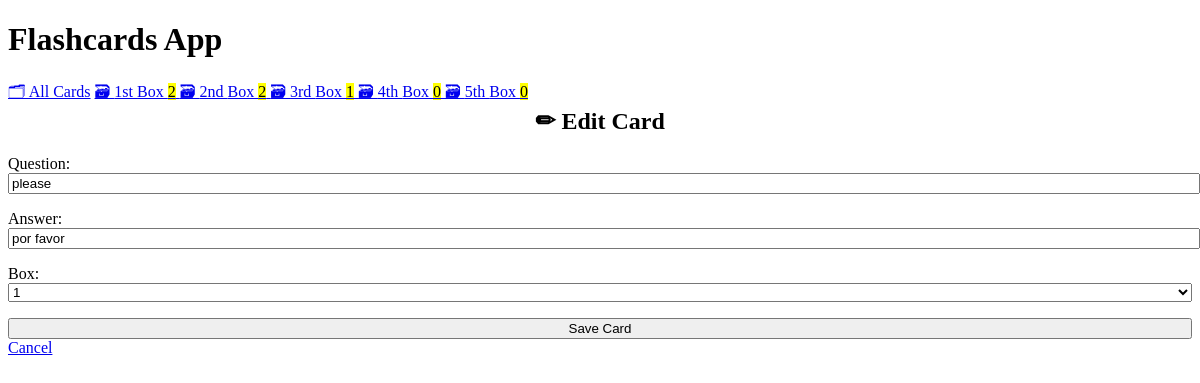
Page /edit/2 on the committed database.
### cards/models.py (models this page shows, shortened)
class Card(models.Model):
    question = models.CharField(max_length=100)
    answer = models.CharField(max_length=100)
    box = models.IntegerField(
        choices= zip(BOXES, BOXES),
        default= BOXES[0]
    )
    date_created = models.DateTimeField(auto_now_add=True)

### cards/views.py (the view)
class CardUpdateView(CardCreateView, UpdateView):
    success_url = reverse_lazy("card-list")

### cards/templatetags/card_tags.py (called while the page is built)
@register.inclusion_tag("cards/box_links.html")
def boxes_as_links():
    boxes = []
    for box_num in BOXES:
        card_count = Card.objects.filter(box=box_num).count()
        boxes.append({
        "number": box_num,
        "card_count": card_count,
        })
    return {"boxes": boxes}

### cards/templates/cards/card_form.html (shortened to what this page needs)
{% extends "cards/base.html" %}
{% block content %}
    {% if card %}
        <h2>✏ Edit Card</h2>
    {% else %}
        <h2>✨ Create New Card</h2>
    {% endif %}
    <form method="post">
        {{ form.as_p }}
        <input type="submit" value="Save Card">
    </form>
    <a href="{% url 'card-list' %}">
        Cancel
    </a>
{% endblock %}

### cards/templates/cards/base.html (style rules this page uses)
:root { --accent: #6e48ad; --accent-bg: white; --bg: #fff; --text: #212121; --text-light: #585858; --border: #d8dae1; --code: #d81b60; --preformatted: #444; }
h2 { text-align: center; }
h2, h4 { margin-top: 0; }
input, select, textarea { width: 100%; }

### rows in the picture
Card: question "please", answer "por favor", box "1"

### other values in the picture
{{ box.number | ordinal }} "1st" "2nd" "3rd" "4th" "5th"
{{ box.card_count }} "2" "2" "1" "0" "0"
